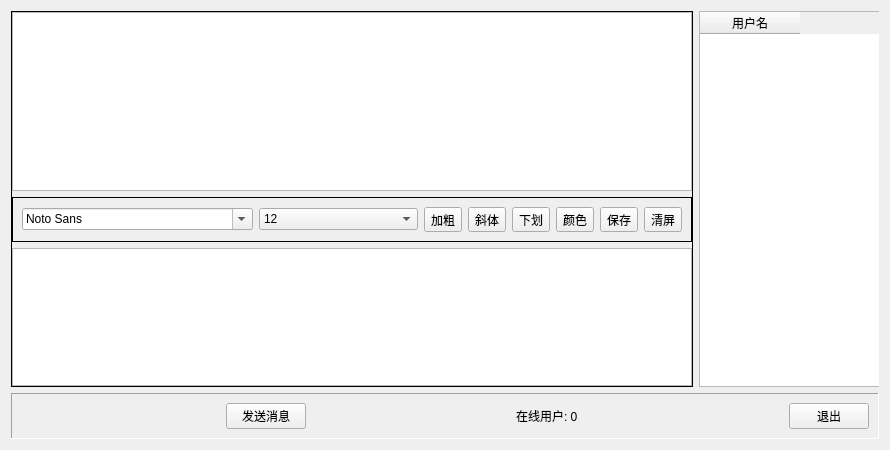
<?xml version="1.0" encoding="UTF-8"?>
<ui version="4.0">
 <class>Widget</class>
 <widget class="QWidget" name="Widget">
  <property name="geometry">
   <rect>
    <x>0</x>
    <y>0</y>
    <width>890</width>
    <height>450</height>
   </rect>
  </property>
  <property name="windowTitle">
   <string>Widget</string>
  </property>
  <layout class="QVBoxLayout" name="verticalLayout_5">
   <item>
    <widget class="QWidget" name="widget_4" native="true">
     <layout class="QHBoxLayout" name="horizontalLayout_2">
      <property name="leftMargin">
       <number>0</number>
      </property>
      <property name="topMargin">
       <number>0</number>
      </property>
      <property name="rightMargin">
       <number>0</number>
      </property>
      <property name="bottomMargin">
       <number>0</number>
      </property>
      <item>
       <widget class="QFrame" name="frame_3">
        <property name="frameShape">
         <enum>QFrame::Box</enum>
        </property>
        <layout class="QVBoxLayout" name="verticalLayout_3">
         <property name="leftMargin">
          <number>0</number>
         </property>
         <property name="topMargin">
          <number>0</number>
         </property>
         <property name="rightMargin">
          <number>0</number>
         </property>
         <property name="bottomMargin">
          <number>0</number>
         </property>
         <item>
          <widget class="QWidget" name="widget" native="true">
           <layout class="QVBoxLayout" name="verticalLayout">
            <property name="leftMargin">
             <number>0</number>
            </property>
            <property name="topMargin">
             <number>0</number>
            </property>
            <property name="rightMargin">
             <number>0</number>
            </property>
            <property name="bottomMargin">
             <number>0</number>
            </property>
            <item>
             <widget class="QTextBrowser" name="msgBrowser"/>
            </item>
           </layout>
          </widget>
         </item>
         <item>
          <widget class="QFrame" name="frame_2">
           <property name="frameShape">
            <enum>QFrame::Panel</enum>
           </property>
           <layout class="QHBoxLayout" name="horizontalLayout">
            <item>
             <widget class="QFontComboBox" name="fontComboBox">
              <property name="currentFont">
               <font>
                <family>华文宋体</family>
               </font>
              </property>
             </widget>
            </item>
            <item>
             <widget class="QComboBox" name="comboBox">
              <property name="currentIndex">
               <number>4</number>
              </property>
              <item>
               <property name="text">
                <string>8</string>
               </property>
              </item>
              <item>
               <property name="text">
                <string>9</string>
               </property>
              </item>
              <item>
               <property name="text">
                <string>10</string>
               </property>
              </item>
              <item>
               <property name="text">
                <string>11</string>
               </property>
              </item>
              <item>
               <property name="text">
                <string>12</string>
               </property>
              </item>
              <item>
               <property name="text">
                <string>13</string>
               </property>
              </item>
              <item>
               <property name="text">
                <string>14</string>
               </property>
              </item>
              <item>
               <property name="text">
                <string>15</string>
               </property>
              </item>
              <item>
               <property name="text">
                <string>16</string>
               </property>
              </item>
              <item>
               <property name="text">
                <string>17</string>
               </property>
              </item>
              <item>
               <property name="text">
                <string>18</string>
               </property>
              </item>
              <item>
               <property name="text">
                <string>19</string>
               </property>
              </item>
              <item>
               <property name="text">
                <string>20</string>
               </property>
              </item>
              <item>
               <property name="text">
                <string>21</string>
               </property>
              </item>
              <item>
               <property name="text">
                <string>22</string>
               </property>
              </item>
             </widget>
            </item>
            <item>
             <widget class="QToolButton" name="toolButton_bold">
              <property name="text">
               <string>加粗</string>
              </property>
             </widget>
            </item>
            <item>
             <widget class="QToolButton" name="toolButton_itital">
              <property name="text">
               <string>斜体</string>
              </property>
             </widget>
            </item>
            <item>
             <widget class="QToolButton" name="toolButton_underline">
              <property name="text">
               <string>下划</string>
              </property>
             </widget>
            </item>
            <item>
             <widget class="QToolButton" name="toolButton_color">
              <property name="text">
               <string>颜色</string>
              </property>
             </widget>
            </item>
            <item>
             <widget class="QToolButton" name="toolButton_save">
              <property name="text">
               <string>保存</string>
              </property>
             </widget>
            </item>
            <item>
             <widget class="QToolButton" name="toolButton_clear">
              <property name="text">
               <string>清屏</string>
              </property>
             </widget>
            </item>
           </layout>
          </widget>
         </item>
         <item>
          <widget class="QWidget" name="widget_2" native="true">
           <property name="maximumSize">
            <size>
             <width>16777215</width>
             <height>150</height>
            </size>
           </property>
           <layout class="QVBoxLayout" name="verticalLayout_2">
            <property name="leftMargin">
             <number>0</number>
            </property>
            <property name="topMargin">
             <number>0</number>
            </property>
            <property name="rightMargin">
             <number>0</number>
            </property>
            <property name="bottomMargin">
             <number>0</number>
            </property>
            <item>
             <widget class="QTextEdit" name="msgTextEdit"/>
            </item>
           </layout>
          </widget>
         </item>
        </layout>
       </widget>
      </item>
      <item>
       <widget class="QWidget" name="widget_3" native="true">
        <property name="maximumSize">
         <size>
          <width>180</width>
          <height>16777215</height>
         </size>
        </property>
        <layout class="QVBoxLayout" name="verticalLayout_4">
         <property name="leftMargin">
          <number>0</number>
         </property>
         <property name="topMargin">
          <number>0</number>
         </property>
         <property name="rightMargin">
          <number>0</number>
         </property>
         <property name="bottomMargin">
          <number>0</number>
         </property>
         <item>
          <widget class="QTableWidget" name="UserTblWidget">
           <property name="minimumSize">
            <size>
             <width>250</width>
             <height>0</height>
            </size>
           </property>
           <column>
            <property name="text">
             <string>用户名</string>
            </property>
           </column>
          </widget>
         </item>
        </layout>
       </widget>
      </item>
     </layout>
    </widget>
   </item>
   <item>
    <widget class="QFrame" name="frame_5">
     <property name="frameShape">
      <enum>QFrame::Panel</enum>
     </property>
     <property name="frameShadow">
      <enum>QFrame::Sunken</enum>
     </property>
     <layout class="QHBoxLayout" name="horizontalLayout_3">
      <item>
       <spacer name="horizontalSpacer">
        <property name="orientation">
         <enum>Qt::Horizontal</enum>
        </property>
        <property name="sizeHint" stdset="0">
         <size>
          <width>40</width>
          <height>20</height>
         </size>
        </property>
       </spacer>
      </item>
      <item>
       <widget class="QPushButton" name="pushButton_send">
        <property name="text">
         <string>发送消息</string>
        </property>
        <property name="shortcut">
         <string>Ctrl+Return</string>
        </property>
       </widget>
      </item>
      <item>
       <spacer name="horizontalSpacer_2">
        <property name="orientation">
         <enum>Qt::Horizontal</enum>
        </property>
        <property name="sizeHint" stdset="0">
         <size>
          <width>40</width>
          <height>20</height>
         </size>
        </property>
       </spacer>
      </item>
      <item>
       <widget class="QLabel" name="onlineNum">
        <property name="text">
         <string>在线用户: 0</string>
        </property>
       </widget>
      </item>
      <item>
       <spacer name="horizontalSpacer_3">
        <property name="orientation">
         <enum>Qt::Horizontal</enum>
        </property>
        <property name="sizeHint" stdset="0">
         <size>
          <width>40</width>
          <height>20</height>
         </size>
        </property>
       </spacer>
      </item>
      <item>
       <widget class="QPushButton" name="pushButton_quit">
        <property name="text">
         <string>退出</string>
        </property>
        <property name="shortcut">
         <string>Ctrl+Q</string>
        </property>
       </widget>
      </item>
     </layout>
    </widget>
   </item>
  </layout>
 </widget>
 <resources/>
 <connections/>
</ui>
